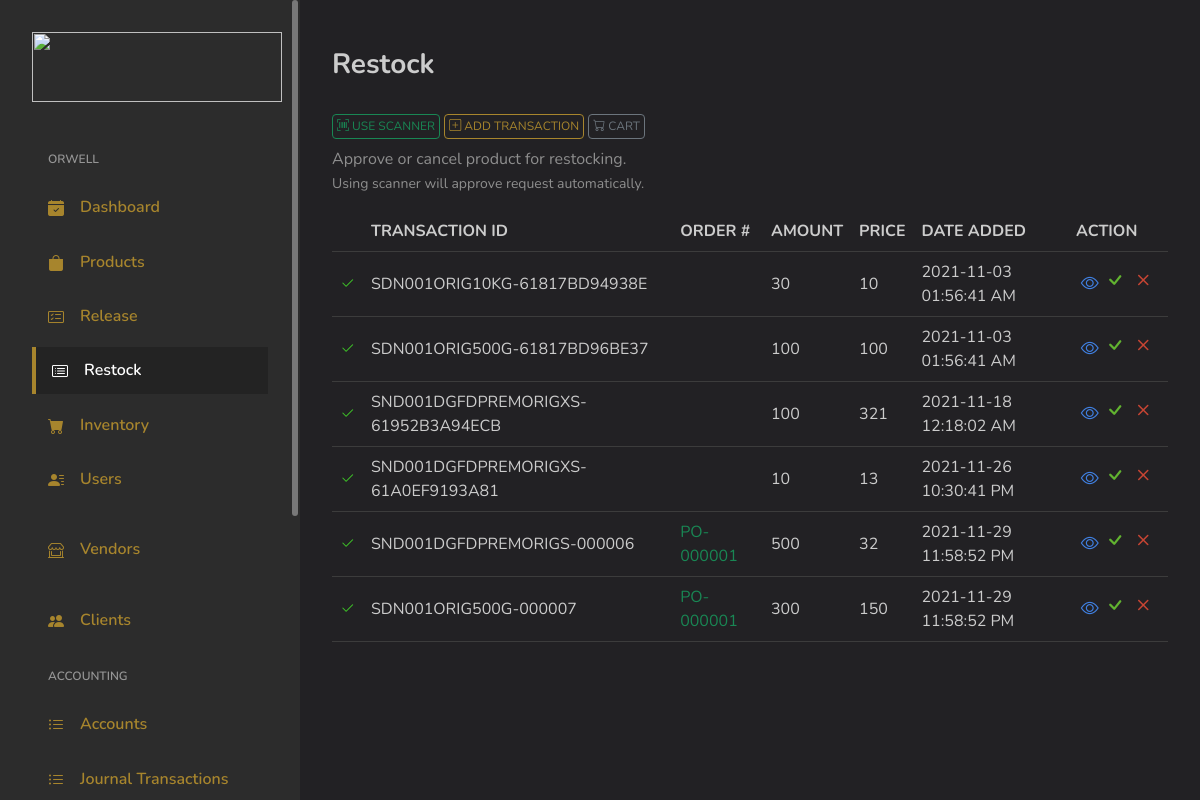
The app's page /admin/product_restocking, older data.
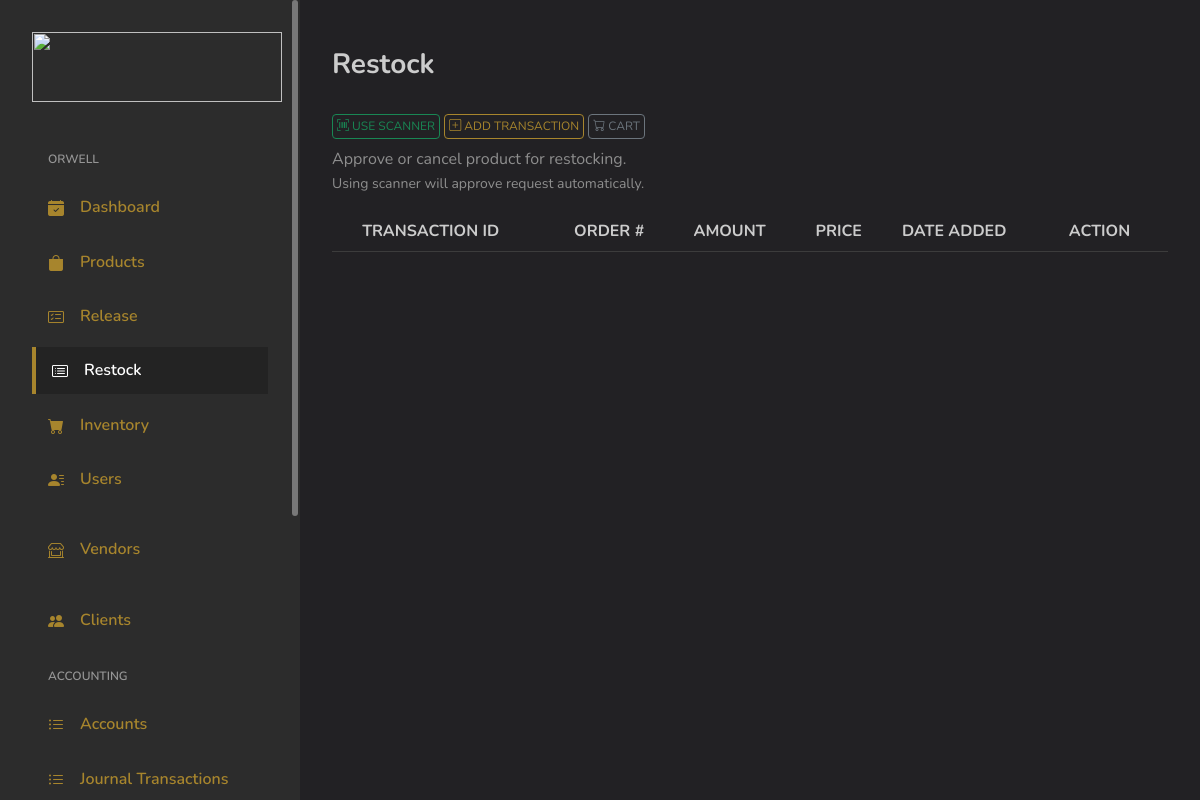
The same page, newer data.
### tables this page shows
CREATE TABLE `products_transactions` (
  `ID` int(11) NOT NULL,
  `Code` varchar(255) DEFAULT NULL,
  `TransactionID` varchar(255) DEFAULT NULL,
  `OrderNo` varchar(255) DEFAULT NULL,
  `Type` tinyint(1) DEFAULT NULL COMMENT '0 = Restocked; 1 = Released;',
  `Amount` int(255) DEFAULT 0,
  `PriceUnit` varchar(255) DEFAULT '0',
  `InStock` int(255) DEFAULT 0,
  `Date` varchar(255) DEFAULT NULL,
  `DateAdded` varchar(255) DEFAULT NULL,
  `Status` int(11) NOT NULL COMMENT '0 = for approval\r\n1 = approved',
  `Date_Approval` varchar(255) DEFAULT NULL,
  `UserID` varchar(255) DEFAULT NULL,
  `PriceTotal` varchar(255) DEFAULT NULL
);

### application/controllers/Admin.php (called while the page is built, shortened)
<?php
class Admin extends MY_Controller {
	public $globalData = [];
	public function __construct()
	{
		$this->load->model('Model_Selects');
		$this->load->model('Model_Security');
		$this->load->model('Model_Inserts');
		$this->load->model('Model_Logbook');
		$this->load->model('Model_Updates');
		$this->load->model('Model_Deletes');
	}
	public function product_restocking()
	{
		$data = [];
		$data = array_merge($data, $this->globalData);
		$header['pageTitle'] = 'Restock Transactions';
		$data['globalHeader'] = $this->load->view('main/globals/header', $header);
		$data['Filter_restockprod'] = $this->Model_Selects->Filter_restockprod();
		$this->load->view('admin/restock_product', $data);
	}
}

### index.php (called while the page is built, shortened)
<?php
require_once BASEPATH.'core/CodeIgniter.php';

### application/models/Model_Selects.php (called while the page is built, shortened)
<?php
class Model_Selects extends CI_Model {
	public function Filter_restockprod()
	{
		$this->db->select('*');
		$this->db->where('Type', 0);
		$result = $this->db->get('products_transactions');
		return $result;
	}
}

### application/views/admin/restock_product.php (the view, shortened to what this page needs)
<link rel="stylesheet" type="text/css" href="https://cdn.datatables.net/1.11.3/css/dataTables.bootstrap4.min.css"/>
</head>
<body>
<div id="app">
	<div id="main">
		<div class="page-heading">
			<div class="page-title">
				<div class="row">
					<div class="col-12 col-md-12">
						<h3>Restock</h3>
					</div>
					<div class="col-12 col-md-12 pt-4 pb-2">
						<button type="button" class="scnrestock-btn btn btn-sm-success" style="font-size: 12px;"><i class="bi bi-upc-scan"></i> USE SCANNER</button>
						<button type="button" class="manualrestock-btn btn btn-sm-primary" style="font-size: 12px;"><i class="bi bi-plus-square"></i> ADD TRANSACTION</button>
						<button type="button" class="viewRestockCart-btn btn btn-sm-secondary ml-auto" style="font-size: 12px;"><i class="bi bi-cart"></i> CART</button>
					</div>
					<p class="text-subtitle text-muted">Approve or cancel product for restocking.
						<br>
						<small>Using scanner will approve request automatically.</small>
					</p>
				</div>
			</div>
			<section class="section">
				<div class="table-responsive">
					<table id="list_release" class="table">
						<thead>
							<tr>
								<th></th>
								<th>
									TRANSACTION ID
								</th>
								<th>
									ORDER #
								</th>
								<th>
									AMOUNT
								</th>
								<th>
									PRICE
								</th>
								<th>
									DATE ADDED
								</th>
								<th>
									ACTION
								</th>
							</tr>
						</thead>
						<tbody>
							<?php foreach ($Filter_restockprod->result_array() as $row): ?>
								<tr scope="row">
									<td class="text-center">
										<?php if ($row['Status'] == 1) {
											print '<i style="font-size: 15px; color: #3EC328;" class="bi bi-check2"></i>';
										} else {
											print '<i style="font-size: 9px; color: #3596CE;" class="bi bi-circle-fill"></i>';
										}?>
									</td>
									<td>
										<?php print $row['TransactionID']; ?>
									</td>
									<td>
										<?php if (isset($row['OrderNo'])) {
											print '<span class="text-success">'.$row['OrderNo'].'</span>';
										} else {
											print '<span class="text-warning"></span>';
										}?>
									</td>
									<td>
										<?php print $row['Amount']; ?>
									</td>
									<td>
										<?php print $row['PriceUnit']; ?>
									</td>
									<td>
										<?php print $row['DateAdded']; ?>
									</td>
									<td width="100" class="text-center">
										<a style="color: #4081E3;" href="#">
											<span><i style="font-size: 18px;" class="bi bi-eye"></i></span>
										</a>
										<a style="color: #61B330;" href="#">
											<span><i style="font-size: 24px;" class="bi bi-check"></i></span>
										</a>
										<a style="color: #C84534 ;" href="<?=base_url()?>admin/remove_thisicode?uid=">
											<span><i style="font-size: 24px;" class="bi bi-x"></i></span>
										</a>
									</td>
								</tr>
							<?php endforeach ?>
						</tbody>
					</table>
				</div>
			</section>
		</div>
	</div>
</div>
</body>
</html>

Row changes from the older to the newer data that the page shows:
removed products_transactions: Status 1 (drawn), TransactionID "SDN001ORIG10KG-61817BD94938E", Amount "30", PriceUnit "10", DateAdded "2021-11-03 01:56:41 AM"
removed products_transactions: Status 1 (drawn), TransactionID "SDN001ORIG500G-61817BD96BE37", Amount "100", PriceUnit "100", DateAdded "2021-11-03 01:56:41 AM"
removed products_transactions: Status 1 (drawn), TransactionID "SND001DGFDPREMORIGXS-61952B3A94ECB", Amount "100", PriceUnit "321", DateAdded "2021-11-18 12:18:02 AM"
removed products_transactions: Status 1 (drawn), TransactionID "SND001DGFDPREMORIGXS-61A0EF9193A81", Amount "10", PriceUnit "13", DateAdded "2021-11-26 10:30:41 PM"
removed products_transactions: Status 1 (drawn), TransactionID "SND001DGFDPREMORIGS-000006", OrderNo "PO-000001", Amount "500", PriceUnit "32", DateAdded "2021-11-29 11:58:52 PM"
removed products_transactions: Status 1 (drawn), TransactionID "SDN001ORIG500G-000007", OrderNo "PO-000001", Amount "300", PriceUnit "150", DateAdded "2021-11-29 11:58:52 PM"
